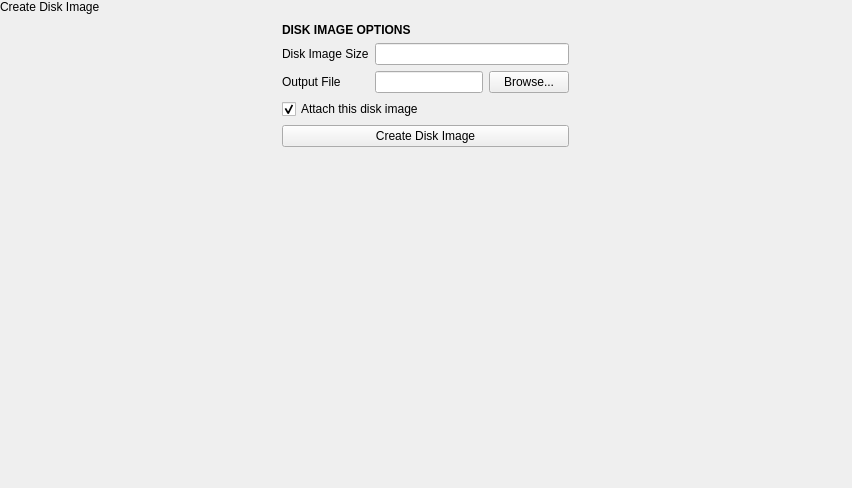
<?xml version="1.0" encoding="UTF-8"?>
<ui version="4.0">
 <class>CreateDiskImagePopover</class>
 <widget class="QWidget" name="CreateDiskImagePopover">
  <property name="geometry">
   <rect>
    <x>0</x>
    <y>0</y>
    <width>852</width>
    <height>488</height>
   </rect>
  </property>
  <property name="windowTitle">
   <string>Form</string>
  </property>
  <layout class="QVBoxLayout" name="verticalLayout">
   <property name="spacing">
    <number>0</number>
   </property>
   <property name="leftMargin">
    <number>0</number>
   </property>
   <property name="topMargin">
    <number>0</number>
   </property>
   <property name="rightMargin">
    <number>0</number>
   </property>
   <property name="bottomMargin">
    <number>0</number>
   </property>
   <item>
    <widget class="tTitleLabel" name="titleLabel">
     <property name="text">
      <string>Create Disk Image</string>
     </property>
    </widget>
   </item>
   <item alignment="Qt::AlignHCenter">
    <widget class="QWidget" name="optionsWidget" native="true">
     <layout class="QGridLayout" name="gridLayout">
      <item row="2" column="2">
       <widget class="QPushButton" name="browseButton">
        <property name="text">
         <string>Browse...</string>
        </property>
       </widget>
      </item>
      <item row="4" column="0" colspan="3">
       <widget class="QPushButton" name="imageButton">
        <property name="text">
         <string>Create Disk Image</string>
        </property>
        <property name="icon">
         <iconset theme="document-new">
          <normaloff>.</normaloff>.</iconset>
        </property>
       </widget>
      </item>
      <item row="1" column="1" colspan="2">
       <widget class="SizeEditBox" name="sizeBox"/>
      </item>
      <item row="0" column="0" colspan="3">
       <widget class="QLabel" name="label">
        <property name="font">
         <font>
          <weight>75</weight>
          <bold>true</bold>
         </font>
        </property>
        <property name="text">
         <string>DISK IMAGE OPTIONS</string>
        </property>
       </widget>
      </item>
      <item row="2" column="1">
       <widget class="QLineEdit" name="outputFileBox"/>
      </item>
      <item row="1" column="0">
       <widget class="QLabel" name="label_3">
        <property name="text">
         <string>Disk Image Size</string>
        </property>
       </widget>
      </item>
      <item row="2" column="0">
       <widget class="QLabel" name="label_2">
        <property name="text">
         <string>Output File</string>
        </property>
       </widget>
      </item>
      <item row="3" column="0" colspan="3">
       <widget class="QCheckBox" name="attachCheckbox">
        <property name="text">
         <string>Attach this disk image</string>
        </property>
        <property name="checked">
         <bool>true</bool>
        </property>
       </widget>
      </item>
     </layout>
    </widget>
   </item>
   <item>
    <spacer name="verticalSpacer">
     <property name="orientation">
      <enum>Qt::Vertical</enum>
     </property>
     <property name="sizeHint" stdset="0">
      <size>
       <width>20</width>
       <height>311</height>
      </size>
     </property>
    </spacer>
   </item>
  </layout>
 </widget>
 <customwidgets>
  <customwidget>
   <class>tTitleLabel</class>
   <extends>QLabel</extends>
   <header location="global">ttitlelabel.h</header>
   <slots>
    <signal>backButtonClicked()</signal>
   </slots>
  </customwidget>
  <customwidget>
   <class>SizeEditBox</class>
   <extends>QLineEdit</extends>
   <header>components/sizeeditbox.h</header>
  </customwidget>
 </customwidgets>
 <resources/>
 <connections/>
</ui>
